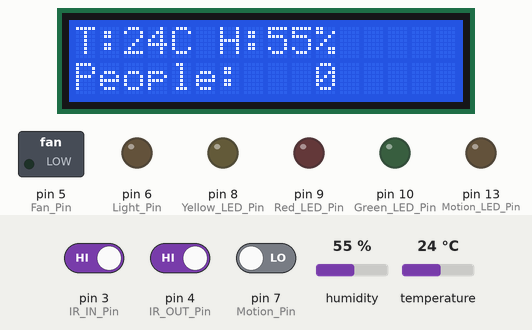
Bench run of a sketch on a simulated Arduino Uno, built with avr-gcc and run on an emulated ATmega328P. Parts: 16×2 character LCD, switched loads named in the sketch (green lamp = pin HIGH), output pins drawn as LEDs (lit = HIGH). Dashed ring = blinking. The test bench sets the inputs (shaded band); at power-on: temperature 24 °C, pin 3 (IR_IN_Pin) HIGH, pin 7 (Motion_Pin) LOW, pin 4 (IR_OUT_Pin) HIGH, humidity 55 %.

Above: at 8.2 s.
8.3 s: temperature set to 26 °C
At 12.1 s:
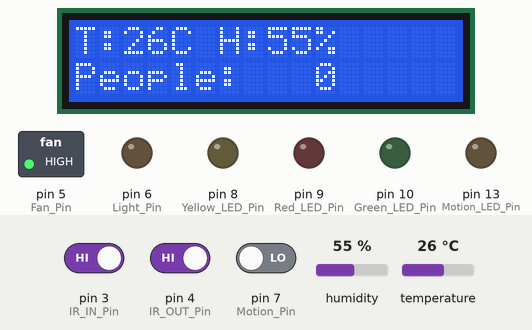
12.6 s: pin 3 (IR_IN_Pin) driven LOW
At 13.9 s:
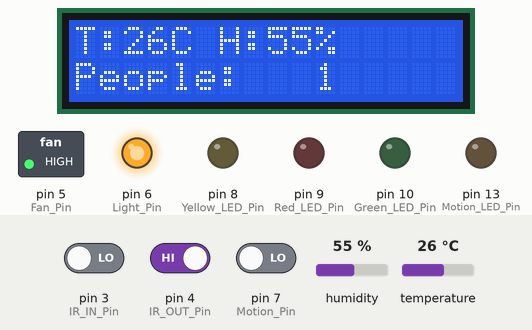
14.6 s: pin 7 (Motion_Pin) driven HIGH
At 15.0 s:
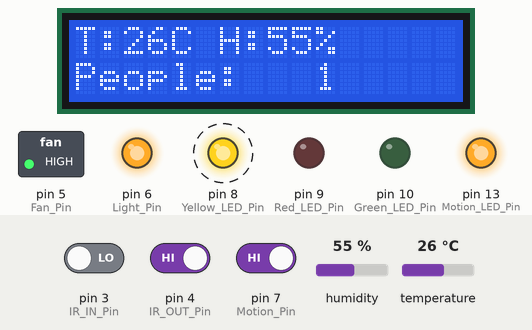
16.8 s: temperature set to 12 °C
At 20.8 s:
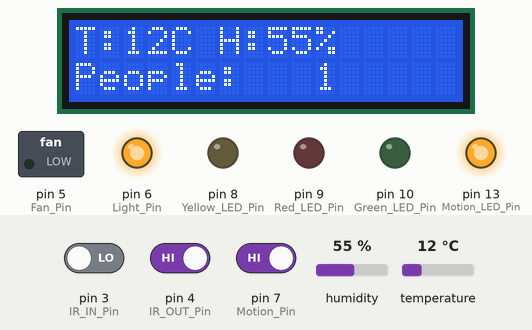
21.1 s: pin 4 (IR_OUT_Pin) driven LOW
At 22.8 s:
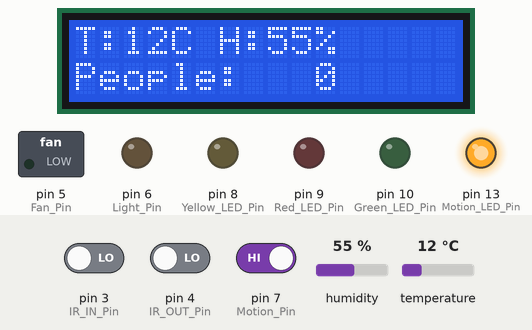
23.1 s: temperature set to 28 °C
At 23.9 s:
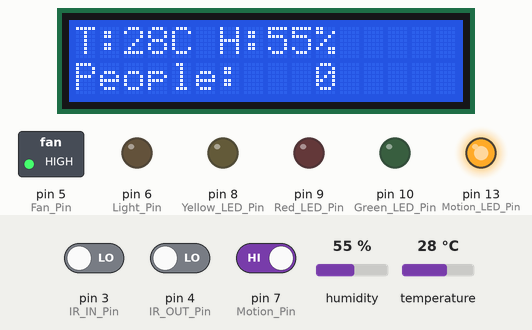
Timing chart, 0 to 25.6 s (numbered marks = the images above; inputs shaded):
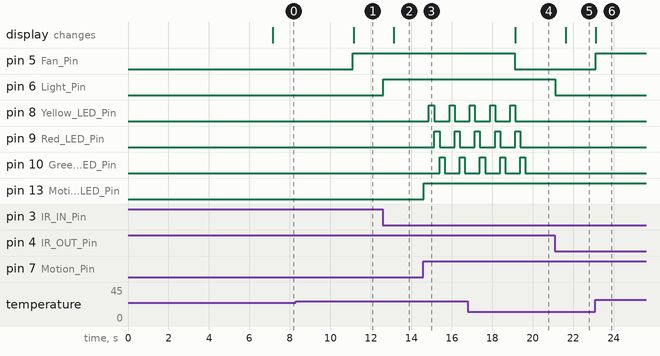

The sketch:

Smart_Classroom_Using_Arduino.ino
```cpp
/* The source Code from : https://github.com/riyadhasan24
 * By Md. Riyad Hasan
 */

#include <Wire.h>
#include <LiquidCrystal_I2C.h>
#include <DHT.h>

#define DHT_Pin 2
#define DHT_TYPE DHT11

#define IR_IN_Pin 3
#define IR_OUT_Pin 4
#define Fan_Pin 5
#define Light_Pin 6
#define Motion_Pin 7

#define Yellow_LED_Pin 8
#define Red_LED_Pin 9
#define Green_LED_Pin 10

#define Motion_LED_Pin 13

LiquidCrystal_I2C LCD(0x25, 16, 2);
DHT dht(DHT_Pin, DHT_TYPE);

int People_Count = 0;
int Temp_Threshold = 25;

int Last_In_State  = HIGH;
int Last_Out_State = HIGH;

unsigned long Last_In_Trigger_Time  = 0;
unsigned long Last_Out_Trigger_Time = 0;
unsigned long IR_Debounce_Interval  = 500;

unsigned long Last_Dht_Read_Time = 0;
unsigned long DHT_Interval       = 2000;

unsigned long Last_LCD_Update = 0;
unsigned long LCD_Interval    = 500;

float Current_Temp = 0.0;
float Current_Hum  = 0.0;

bool Pattern_Active               = false;
unsigned long Pattern_Last_Change = 0;
unsigned long Pattern_Interval    = 250;

int Pattern_Stage   = 0;
int Pattern_Repeats = 0;

int Last_Motion_State = LOW;

void setup()
{
  pinMode(IR_IN_Pin, INPUT_PULLUP);
  pinMode(IR_OUT_Pin, INPUT_PULLUP);
  pinMode(Motion_Pin, INPUT);
  pinMode(Fan_Pin, OUTPUT);
  pinMode(Light_Pin, OUTPUT);
  pinMode(Motion_LED_Pin, OUTPUT);
  pinMode(Yellow_LED_Pin, OUTPUT);
  pinMode(Red_LED_Pin, OUTPUT);
  pinMode(Green_LED_Pin, OUTPUT);

  digitalWrite(Fan_Pin, LOW);
  digitalWrite(Light_Pin, LOW);
  digitalWrite(Motion_LED_Pin, LOW);
  digitalWrite(Yellow_LED_Pin, LOW);
  digitalWrite(Red_LED_Pin, LOW);
  digitalWrite(Green_LED_Pin, LOW);

  LCD.init();
  LCD.backlight();
  dht.begin();

  LCD.clear();
  LCD.setCursor(0, 0);
  LCD.print(" Welcome to");
  LCD.setCursor(0, 1);
  LCD.print("Smart Classroom");
  delay(7000);
  LCD.clear();
}

void loop()
{
  unsigned long now = millis();

  if (now - Last_Dht_Read_Time >= DHT_Interval)
  {
    Last_Dht_Read_Time = now;
    float h = dht.readHumidity();
    float t = dht.readTemperature();
    if (!isnan(h) && !isnan(t))
    {
      Current_Temp = t;
      Current_Hum  = h;
    }
  }

  unsigned long t = millis();
  int In_State  = digitalRead(IR_IN_Pin);
  int Out_State = digitalRead(IR_OUT_Pin);

  if (Last_In_State == HIGH && In_State == LOW)
  {
    if (t - Last_In_Trigger_Time > IR_Debounce_Interval)
    {
      People_Count++;
      if (People_Count < 0) People_Count = 0;
      Last_In_Trigger_Time = t;
    }
  }

  if (Last_Out_State == HIGH && Out_State == LOW)
  {
    if (t - Last_Out_Trigger_Time > IR_Debounce_Interval)
    {
      People_Count--;
      if (People_Count < 0) People_Count = 0;
      Last_Out_Trigger_Time = t;
    }
  }

  Last_In_State  = In_State;
  Last_Out_State = Out_State;

  if (Current_Temp >= Temp_Threshold) digitalWrite(Fan_Pin, HIGH);
  else digitalWrite(Fan_Pin, LOW);

  if (People_Count > 0) digitalWrite(Light_Pin, HIGH);
  else digitalWrite(Light_Pin, LOW);

  int Motion_State = digitalRead(Motion_Pin);
  digitalWrite(Motion_LED_Pin, Motion_State);

  if (Last_Motion_State == LOW && Motion_State == HIGH)
  {
    Pattern_Active      = true;
    Pattern_Repeats     = 0;
    Pattern_Stage       = 0;
    Pattern_Last_Change = now;
    digitalWrite(Yellow_LED_Pin, LOW);
    digitalWrite(Red_LED_Pin, LOW);
    digitalWrite(Green_LED_Pin, LOW);
  }

  Last_Motion_State = Motion_State;

  if (Pattern_Active && now - Pattern_Last_Change >= Pattern_Interval)
  {
    Pattern_Last_Change = now;

    digitalWrite(Yellow_LED_Pin, LOW);
    digitalWrite(Red_LED_Pin, LOW);
    digitalWrite(Green_LED_Pin, LOW);

    if (Pattern_Stage == 0) digitalWrite(Yellow_LED_Pin, HIGH);
    else if (Pattern_Stage == 1) digitalWrite(Red_LED_Pin, HIGH);
    else if (Pattern_Stage == 2) digitalWrite(Green_LED_Pin, HIGH);
    else if (Pattern_Stage == 3)
    {
      Pattern_Repeats++;
      if (Pattern_Repeats >= 5)
      {
        Pattern_Active = false;
        digitalWrite(Yellow_LED_Pin, LOW);
        digitalWrite(Red_LED_Pin, LOW);
        digitalWrite(Green_LED_Pin, LOW);
        Pattern_Stage = 0;
      }
    }

    if (Pattern_Active)
    {
      Pattern_Stage++;
      if (Pattern_Stage > 3) Pattern_Stage = 0;
    }
  }

  if (now - Last_LCD_Update >= LCD_Interval)
  {
    Last_LCD_Update = now;

    LCD.setCursor(0, 0);
    char Line1[17];
    snprintf(Line1, sizeof(Line1), "T:%2dC H:%2d%% ", (int)Current_Temp, (int)Current_Hum);
    LCD.print(Line1);

    LCD.setCursor(0, 1);
    char Line2[17];
    snprintf(Line2, sizeof(Line2), "People: %3d    ", People_Count);
    LCD.print(Line2);
  }
}
```

Measured:
- the behaviour switches between 24 and 25 °C on temperature (found by bisection; images 0 and 1)
- after the input at 8.3 s, pin 5 (Fan_Pin): LOW → HIGH after 2.8 s; the display: changes after 2.8 s (image 1)
- after the input at 12.6 s, pin 6 (Light_Pin): LOW → HIGH at once; the display: changes after 0.52 s (image 2)
- after the input at 14.6 s, pin 8 (Yellow_LED_Pin): alternates HIGH for 0.26 s and LOW for 0.75 s, starting after 0.27 s; pin 9 (Red_LED_Pin): alternates HIGH for 0.25 s and LOW for 0.75 s, starting after 0.55 s; pin 10 (Green_LED_Pin): alternates HIGH for 0.25 s and LOW for 0.75 s, starting after 0.80 s; pin 13 (Motion_LED_Pin): LOW → HIGH at once
- after the input at 16.8 s, pin 5 (Fan_Pin): HIGH → LOW after 2.3 s; the display: changes after 2.3 s (image 4)
- after the input at 21.1 s, pin 6 (Light_Pin): HIGH → LOW at once; the display: changes after 0.52 s (image 5)
- after the input at 23.1 s, pin 5 (Fan_Pin): LOW → HIGH at once; the display: changes at once (image 6)
